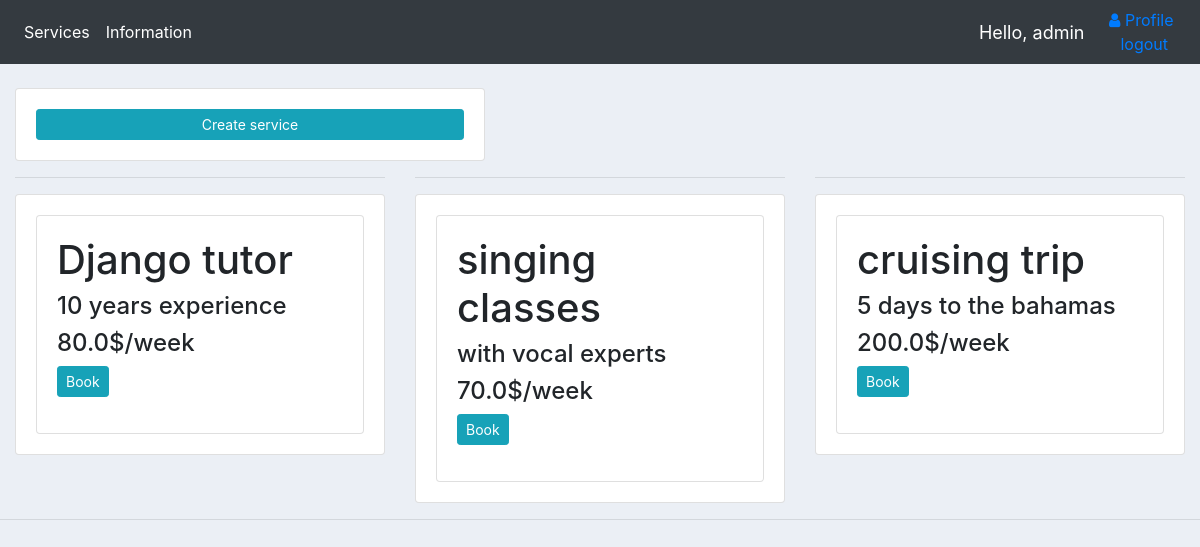
The app's page / (signed in) with its own data.
### bookingApp/models.py (models this page shows, shortened)
class Service(models.Model):
	name = models.CharField(max_length = 200, null = True)
	description = models.CharField(max_length = 200, null = True)
	price = models.FloatField(null = True)
	seller = models.ForeignKey(Customer, null=True, on_delete = models.CASCADE)

### bookingApp/views.py (the view)
# urls.py: path('', views.servicesView, name="services"),
def servicesView(request):
	services = Service.objects.all();
	context={'services':services}
	return render(request,'template/services.html', context);

### bookingApp/templates/template/services.html
{% extends 'template/main.html'%}
{% block content %}
<br>
<div class="row">
	<div class="col-md-5">
		<div class="card card-body">
			<a class="btn btn-info  btn-sm " href="{% url 'create-service' %}">Create service</a>
		</div>
	</div>
</div>
<div class="row">
	{% for service in services%}
	<div class="col-md-4">
		<hr>
		<div class="card card-body">
				<div class="card card-body">
					<h1>{{service.name}}</h1>
					<h4>{{service.description}}</h4>
					<h4>{{service.price}}$/week</h4>
					<p><a class="btn  btn-info  btn-sm" href="{% url 'booking' service.id %}">Book</a></p>
				</div>
		</div>
	</div>
	{% endfor %}
</div>
{% endblock %}

### bookingApp/templates/template/navbar.html (shortened to what this page needs)
{% load static %}
<nav class="navbar navbar-expand-lg navbar-dark bg-dark">
  <div class="collapse navbar-collapse" id="navbarNav">
    <ul class="navbar-nav">
      <li class="nav-item active">
        <a class="nav-link" href="{% url 'services' %}">Services</a>
      </li>
      {% if request.user.id == 1%}
      <li class="nav-item active">
        <a class="nav-link" href="{% url 'info' %}">Information</a>
      </li>
      {% endif %}
    </ul>
  </div>
  {% if request.user.id%}
    <span class = "hello-msg">Hello, {{request.user}}</span>
    <span><a href="{% url 'user-profile'%}"><i class="fa fa-fw fa-user" ></i>Profile</a><span>
    <div class='mx-3'><a href="{% url 'logout'%}">logout</a></div>
  {% else %}
      <span><a href="{% url 'login'%}"><i class="fa fa-fw fa-user" ></i>Login</a></span>
  {% endif %}
</nav>

### static/css/main.css (style rules this page uses)
body { background-color: #ebeff5; }

### bookingApp/templates/template/navbar.html (style rules this page uses)
.hello-msg { font-size: 18px; color: #fff; margin-right: 20px; }

### records on screen
Service: name "Django tutor", description "10 years experience", price "80.0"
Service: name "singing classes", description "with vocal experts", price "70.0"
Service: name "cruising trip", description "5 days to the bahamas", price "200.0"

### other values on screen
{{ request.user }} "admin"
